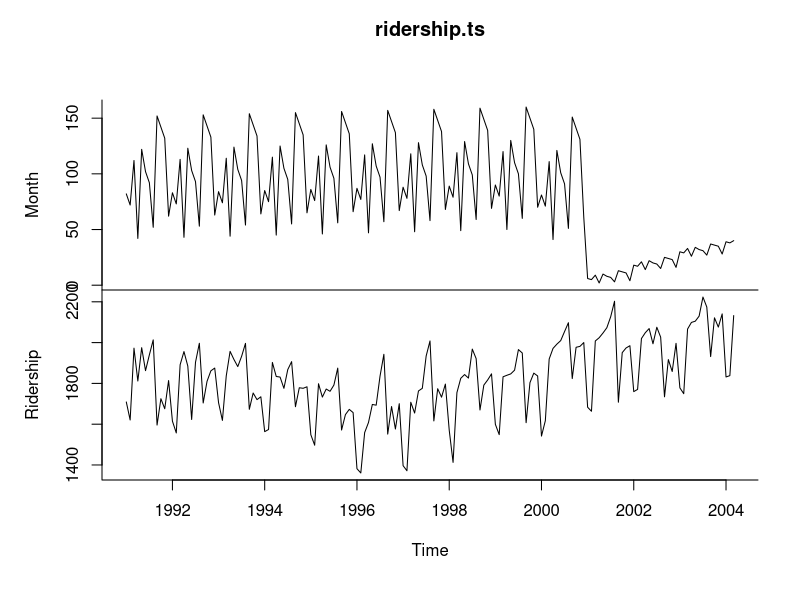
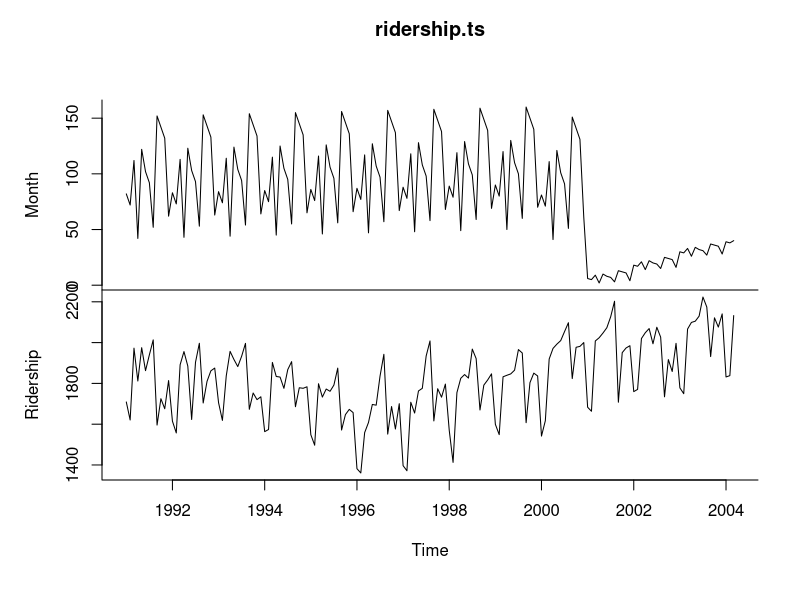

Here is the R script that generated these plots, in order: (Note: this script raises an error after producing the figures.)
library(forecast)

Amtrak.data <- read.csv("datasets/Amtrak data.csv")
ridership.ts <- ts(Amtrak.data, start = c(1991, 1), end = c(2004, 3), frequency = 12)
plot(ridership.ts, xlab = "Time", ylab = "Ridership", ylim = c(1300, 2300), bty = "l")

ridership.lm <- tslm(ridership.ts ~ trend + I(trend ^ 2))

par(mfrow = c(2, 1))
plot(ridership.ts, xlab = "Time", ylab = "Ridership", ylim = c(1300, 2300), bty = "l")
lines(ridership.lm$x, ridership.lm$fitted.values, lwd = 2)
ridership.ts.zoom <- window(ridership.ts, start = c(1997, 1), end = c(2000, 12))
plot(ridership.ts.zoom, xlab = "Time", ylab = "Ridership", ylim = c(1300, 2300), bty = "l")

?lines
length(ridership.lm$fitted.values)
length(ridership.ts)


ridership.lm$fitted.values[,"Ridership"]